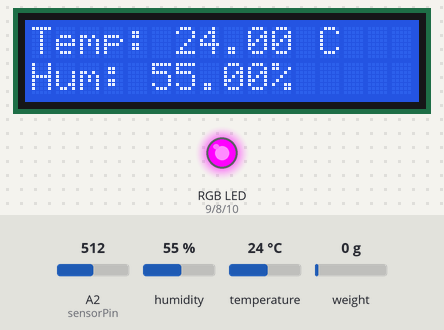
The sketch below on a simulated Arduino Mega 2560, built with avr-gcc and run on an emulated ATmega2560. On the bench: 16×2 character LCD, an RGB LED mixed from three pins (HIGH = lit). Wiring (inferred from the names in the program): HX711 load-cell converter: data pin 22; SCK pin 24. The inputs (shaded band) are chosen by the test bench; at power-on: A2 (sensorPin) = 512, weight on the scale 0 g, humidity 55 %, temperature 24 °C. Pins used as bus, display or sensor lines are not drawn; what the sketch prints to the serial monitor is not drawn.

Above: at 1.2 s.
1.3 s: A2 (sensorPin) set to 266
15.3 s: A2 (sensorPin) set to 241
At 26.0 s:
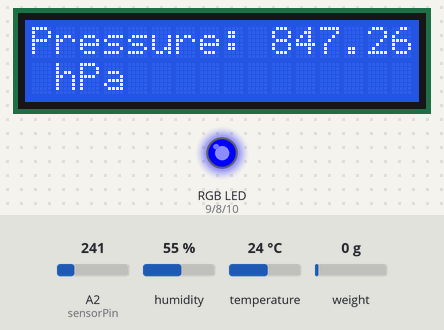
29.3 s: weight on the scale set to 100 g
At 32.7 s:
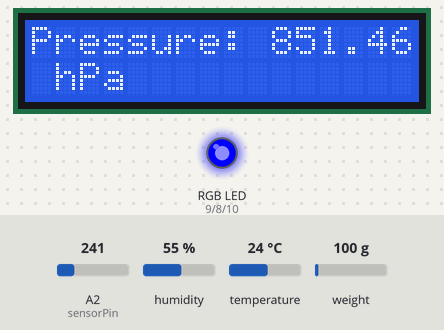
36.8 s: humidity set to 22 %
At 42.8 s:
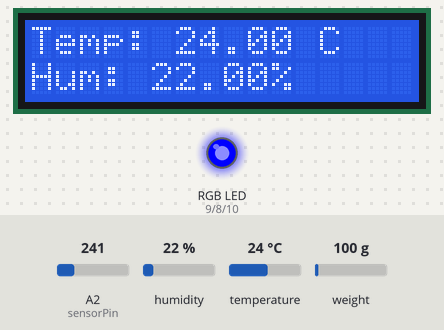
47.8 s: A2 (sensorPin) set to 165
55.3 s: A2 (sensorPin) set to 142
At 58.1 s:
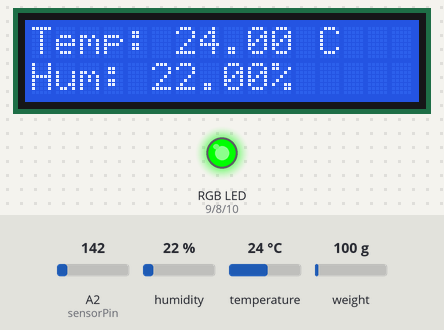
Timing chart, 0 to 59.6 s (numbered marks = the images above; inputs shaded):
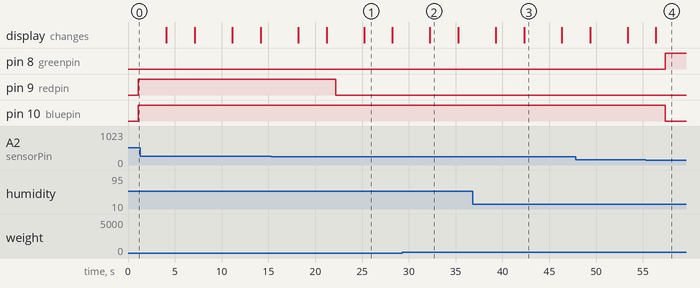

The sketch:

Potat_Station.ino
```cpp
#include <LiquidCrystal.h>
#include "DHT.h"

#define DHTPIN 6
#define DHTTYPE DHT11
#define sensorPin 2

//Pressure sensor
const int hx710bDataPin = 22;
const int hx710bClockPin = 24;

// RGB LED pins
int redpin = 9;
int bluepin = 10;
int greenpin = 8;

DHT dht(DHTPIN, DHTTYPE);
LiquidCrystal lcd(12, 11, 5, 4, 3, 2);

void setup() {
  Serial.begin(9600);
  lcd.begin(16, 2);
  dht.begin();
  pinMode(redpin, OUTPUT);
  pinMode(bluepin, OUTPUT);
  pinMode(greenpin, OUTPUT);

  pinMode(hx710bClockPin, OUTPUT);
  pinMode(hx710bDataPin, INPUT);
  digitalWrite(hx710bClockPin, LOW);
}

void loop() {
  float humidity = dht.readHumidity();
  float temperature = dht.readTemperature();
  displayTempAndHumidity(temperature, humidity);
  delay(1000);

  int lightValue = analogRead(sensorPin);
  setLEDColor(lightValue);
  //displayLightning(lightValue);
  //delay(5000);
  delay(3000);

  long rawPressure = readHX710B();
  Serial.print("Pressure (raw): ");
  Serial.println(rawPressure);

  float pressure = convertToPressureInHpa(rawPressure);
  Serial.print("Pressure: ");
  Serial.print(pressure);
  Serial.println(" hPa");

  displayPressure(pressure);
  delay(3000);
}

void displayLightning(int value) {
  lcd.clear();
  lcd.setCursor(0, 0);
  lcd.print("Light: ");
  lcd.print(value);
  lcd.setCursor(0, 1);
  if (value <= 100) {
    lcd.print("Tres lumineux");
  } else if (value > 100 && value <= 200) {
    lcd.print("Lumineux");
  } else if (value > 200 && value <= 300) {
    lcd.print("Peu lumineux");
    digitalWrite(bluepin, HIGH);
  } else {
    lcd.print("Pas lumineux");
  }
  setLEDColor(value);
}

void setLEDColor(int value) {
  if (value <= 50) {
    setColor(HIGH, LOW, LOW);
  } else if (value > 50 && value <= 150) {
    setColor(LOW, HIGH, LOW);
    } else if (value > 150 && value <= 250) {
    setColor(LOW, LOW, HIGH);
  } else {
    setColor(HIGH, LOW, HIGH);
  }
}

void setColor(bool red, bool green, bool blue) {
  digitalWrite(redpin, red);
  digitalWrite(greenpin, green);
  digitalWrite(bluepin, blue);
}

void displayTempAndHumidity(float temperature, float humidity) {
  lcd.clear();
  lcd.setCursor(0, 0);
  lcd.print("Temp: ");
  lcd.print(temperature);
  lcd.print(" C");

  lcd.setCursor(0, 1);
  lcd.print("Hum: ");
  lcd.print(humidity);
  lcd.print("%");
}

void displayPressure(float pressure) {
  lcd.clear();
  lcd.setCursor(0, 0);
  lcd.print("Pressure: ");
  lcd.print(pressure);
  lcd.setCursor(0, 1);
  lcd.print(" hPa");
}

long readHX710B() {
  long count = 0;
  while (digitalRead(hx710bDataPin));

  for (int i = 0; i < 24; i++) {
    digitalWrite(hx710bClockPin, HIGH);
    delayMicroseconds(1);
    count = count << 1;
    digitalWrite(hx710bClockPin, LOW);
    if (digitalRead(hx710bDataPin)) {
      count++;
    }
    delayMicroseconds(1);
  }

  digitalWrite(hx710bClockPin, HIGH);
  delayMicroseconds(1);
  digitalWrite(hx710bClockPin, LOW);
  delayMicroseconds(1);
  digitalWrite(hx710bClockPin, HIGH);
  delayMicroseconds(1);
  digitalWrite(hx710bClockPin, LOW);

  count ^= 0x800000;

  return count;
}

float convertToPressureInHpa(long rawValue) {
  float pressureFactor = 1.0 / 10000.0;
  return rawValue * pressureFactor;
}
```

Measured:
- the behaviour switches between 251 and 250 on A2 (sensorPin) (found by bisection; images 0 and 1)
- the behaviour switches between 151 and 150 on A2 (sensorPin) (found by bisection; images 3 and 4)
- after the input at 15.3 s, pin 9 (redpin): HIGH → LOW after 6.9 s
- after the input at 29.3 s, the display: changes after 2.9 s (image 2)
- after the input at 36.8 s, the display: first differs from a run without the input after 5.5 s (image 3)
- after the input at 55.3 s, pin 8 (greenpin): LOW → HIGH after 2.1 s; pin 10 (bluepin): HIGH → LOW after 2.1 s
- what the display in image 1 shows lasts 3.0 s, from 25.2 s to 28.2 s
